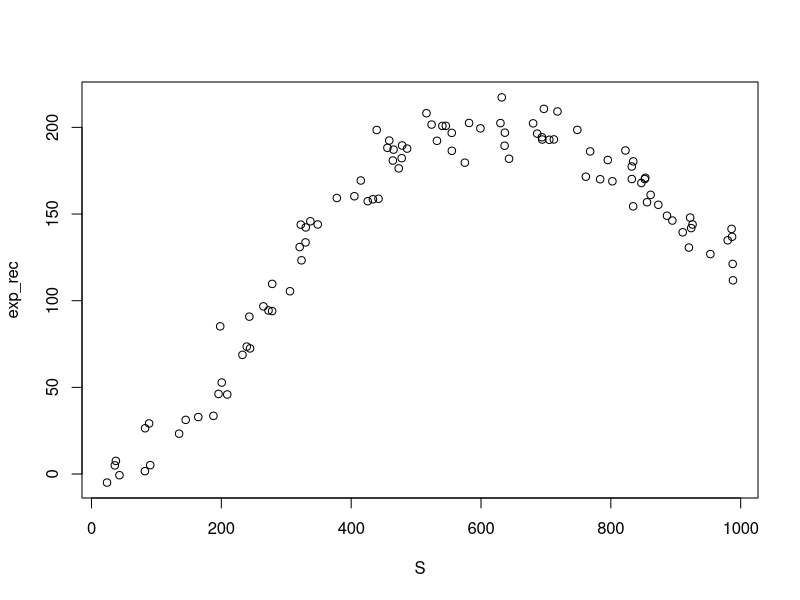
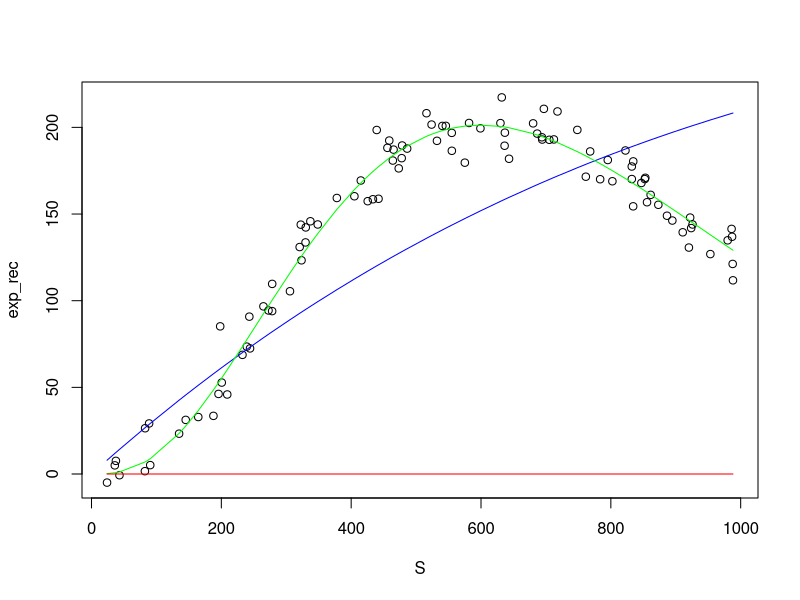

R code for these plots, in order:
## ---- chunk 1
knitr::opts_chunk$set(echo = TRUE)
## ---- chunk 2
library(tidyverse)
## ---- chunk 3
sal_lor <- function(S, Sk, k, c, sigma){
  exp_rec <- ((k*(S/Sk)^c)*exp(c*(1-S/Sk))+sigma)
  return(exp_rec)
}
  
S <- runif(100, 10, 1000)
Sk <- 600
k <- 200
c <- 3
sigma <- rnorm(length(S), 0, 10)

exp_rec <- sal_lor(S, Sk, k, c, sigma)

plot(S, exp_rec)

sim_stock <- data.frame(stock = S, recruits = exp_rec)
## ---- chunk 4
rick_fit <- lm(log(recruits/stock)~stock, data = sim_stock)

summary(rick_fit)$coefficients
## ---- chunk 5
QDLogLike <- function(parms){
  alpha <- parms[1]
  beta <- parms[2]
  delta <- parms[3]
  gamma <- parms[4]
  sd <- exp(parms[5])
  
  predicted <- alpha*sim_stock$stock*exp((beta*sim_stock$stock)-(delta*sim_stock$stock^gamma))
  
  NegLogLike <- -sum(log(dnorm(sim_stock$recruits, predicted, sd= sd)))
  return(NegLogLike)
}

#declare start parms - guess based on previous fit 
alpha <- exp(summary(rick_fit)$coefficients[1])
beta <- -summary(rick_fit)$coefficients[2]
delta <- 1
gamma <- 1
sd <- log(10)

parms <- list(alpha, beta, delta, gamma, sd)

QD_fit <- optim(parms, QDLogLike, method="Nelder-Mead", hessian=TRUE)

QD_fit$par
## ---- chunk 6
SLLogLike <- function(parms){
  Sk <- parms[1]
  k <- parms[2]
  c <- parms[3]
  sd <- exp(parms[4])
  
  predicted <- ((k*(sim_stock$stock/Sk)^c)*exp(c*(1-sim_stock$stock/Sk)))  
  NegLogLike <- -sum(log(dnorm(sim_stock$recruits, predicted, sd= sd)))
  return(NegLogLike)
}
#Sk <- 1000 #tester - this is finnecky! and changes results - must be hitting local minima
parms <- list(Sk, k, c, sd) #can recycle from above

SL_fit <- optim(parms, SLLogLike, method="Nelder-Mead", hessian=TRUE)
cbind(c("SK", "k", "c", "sd"), SL_fit$par)
## ---- chunk 7
r_alpha <- exp(summary(rick_fit)$coefficients[1])
r_beta <- summary(rick_fit)$coefficients[2]

rick_preds <- r_alpha*sim_stock$stock*exp(r_beta*sim_stock$stock)
rick_preds <- data.frame(fit = rick_preds, S = S) %>%
  arrange(S)

QD_alpha <- QD_fit$par[1]
QD_beta <- QD_fit$par[2]
QD_delta <- QD_fit$par[3]
QD_gamma <- QD_fit$par[4]

QD_preds <- QD_alpha*sim_stock$stock*exp((QD_beta*sim_stock$stock)-(QD_delta*sim_stock$stock^QD_gamma))
QD_preds <- data.frame(fit = QD_preds, S = S) %>%
  arrange(S) 
SL_Sk <- SL_fit$par[1]
SL_k <- SL_fit$par[2]
SL_c <- SL_fit$par[3]

SL_preds <- ((SL_k*(sim_stock$stock/Sk)^c)*exp(c*(1-sim_stock$stock/Sk)))  

SL_preds <- data.frame(fit = SL_preds, S = S) %>%
  arrange(S)
## ---- chunk 8
plot(S, exp_rec)
lines(fit~S, data = rick_preds, col = "blue")
lines(fit~S, data = SL_preds, col = "green")
lines(fit~S, data = QD_preds, col = "red") #Something's messed up with the QD model!
